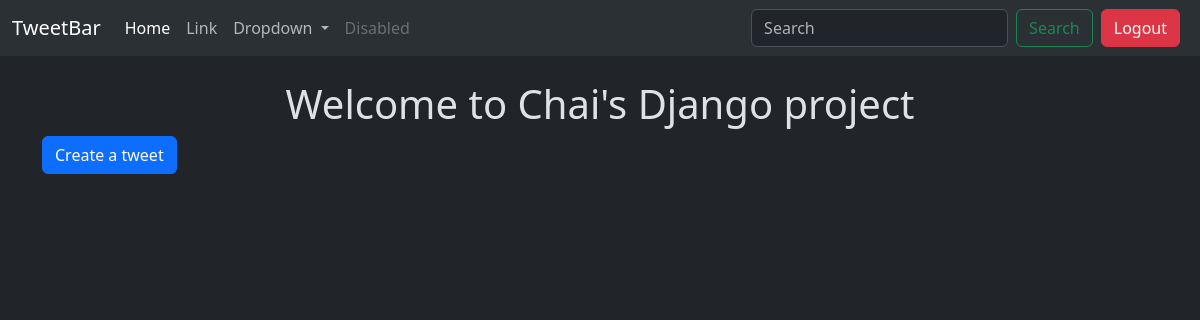
The page /tweet/ (signed in) on the database as committed earlier.
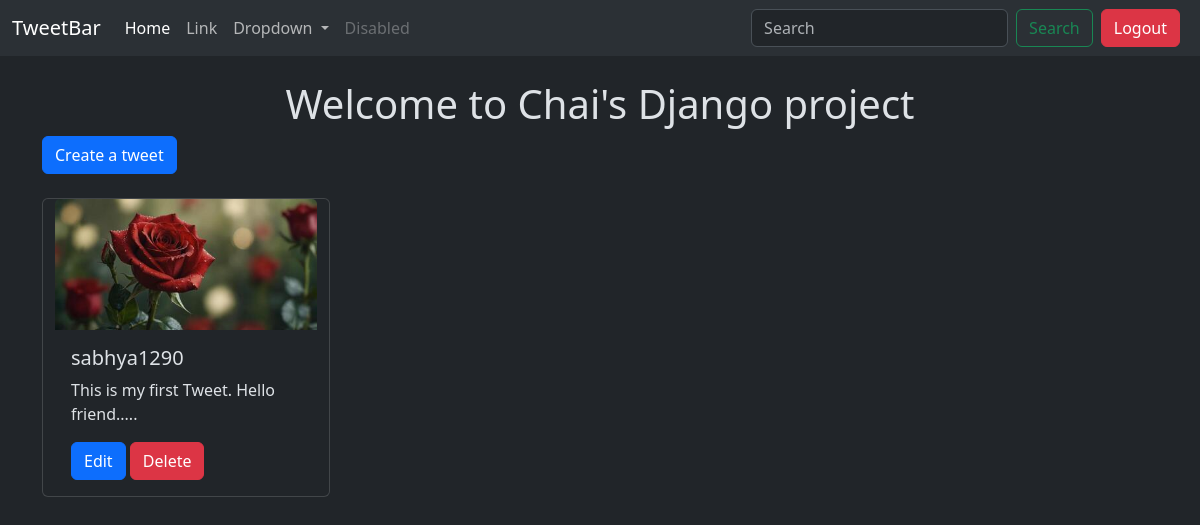
The same page on the database as committed later.
### tweet/models.py (models this page shows, shortened)
class Tweet(models.Model):
    user = models.ForeignKey(User, on_delete = models.CASCADE)
    text = models.TextField(max_length=240)
    photo = models.ImageField(upload_to='photos/', blank=True, null=True)
    created_at = models.DateTimeField(auto_now_add=True)
    updated_at = models.DateTimeField(auto_now=True)

### tweet/views.py (the view)
# urls.py: path('', views.tweet_list, name = 'tweet_list'),
def tweet_list(request):
    tweets = Tweet.objects.all().order_by('-created_at')
    return render(request, 'tweet_list.html', {'tweets': tweets})

### tweet/templates/tweet_list.html (shortened to what this page needs)
{% extends "base.html" %}
{% block content %}
<h1 class= "text-center mt-4"> Welcome to Chai's Django project</h1>
<a class="btn btn-primary mb-4" href="{% url 'tweet_create' %}">Create a tweet </a>
<div class="container row gap-3">
    {% for tweet in tweets %}
    <div class="card" style="width: 18rem;">
        <img src="{{tweet.photo.url}}" class="card-img-top" alt="...">
        <div class="card-body">
            <h5 class="card-title">{{tweet.user.username}}</h5>
            <p class="card-text">{{tweet.text}}</p>
            {% if tweet.user == user %}
            <a href="{% url 'tweet_edit' tweet.id %}" class="btn btn-primary">Edit</a>
            <a href="{% url 'tweet_delete' tweet.id %}" class="btn btn-danger">Delete</a>
            {% endif %}
        </div>
    </div>
    {% endfor %}
</div>
{% endblock %}

Rows that differ between the two databases and show on the page:
added Tweet: photo (picture), user.username "sabhya1290", text "This is my first Tweet. Hello friend.....", shows "Edit"
